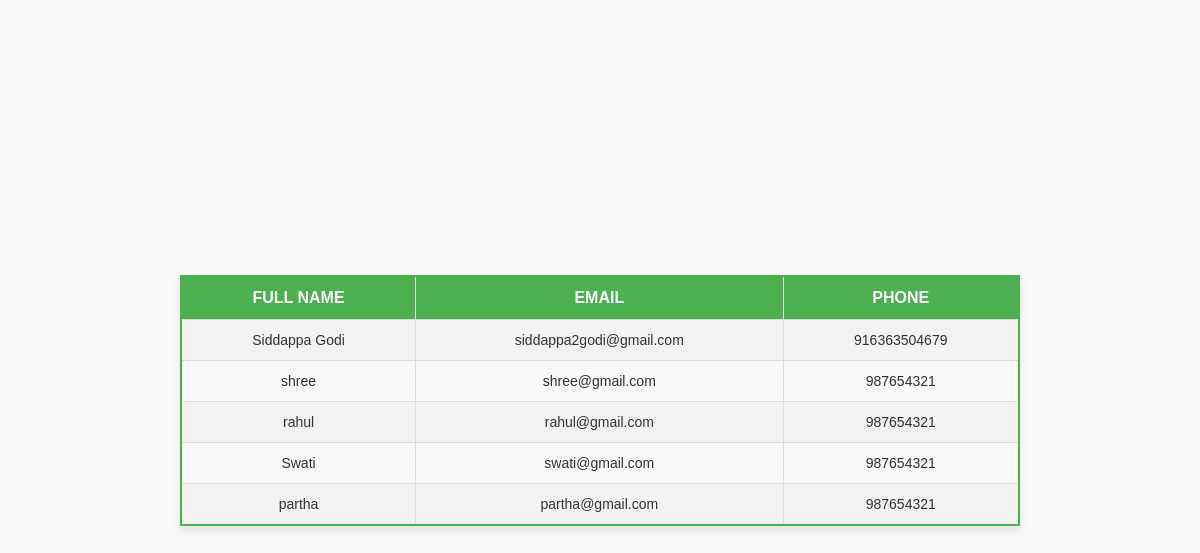
The app's page /info/ with its own data.
### secendapp/models.py (models this page shows)
class Information(models.Model):
    fullName = models.CharField(max_length=222)
    emial = models.EmailField(max_length=222)
    phone = models.CharField(max_length=15)  # Use CharField for phone numbers

### secendapp/views.py (the view)
# urls.py: path('info/', views.info),
def info(request):
    namelist = Information.objects.all()
    context = {
        'namelist': namelist,  # This will be a list of tuples
    }
    return render(request, 'Inquiry.html', context)

### template/Inquiry.html (shortened to what this page needs)
<!DOCTYPE html>
<html lang="en">
  <head>
  </head>
  <body>
    <table>
      <tr>
        <th>Full Name</th>
        <th>Email</th>
        <th>Phone</th>
      </tr>
      {% for i in namelist %}
      <tr>
        <td>{{ i.fullName }}</td>
        <td>{{ i.emial }}</td>
        <td>{{ i.phone }}</td>
      </tr>
      {% endfor %}
    </table>
  </body>
</html>

### template/Inquiry.html (style rules this page uses)
body { font-family: Arial, sans-serif; background-color: #f9f9f9; margin: 0; padding: 0; display: flex; justify-content: center; align-items: center; min-height: 100vh; }
table { width: 70%; margin: 20px auto; border: 2px solid #4caf50; border-collapse: collapse; box-shadow: 0 4px 8px rgba(0, 0, 0, 0.1); }
th, td { border: 1px solid #ddd; padding: 12px 20px; text-align: center; }
th { background-color: #4caf50; color: white; font-weight: bold; text-transform: uppercase; }
tr:nth-child(even) { background-color: #f2f2f2; }
td { color: #333; font-size: 14px; }

### records on screen
Information: fullName "Siddappa Godi", emial "siddappa2godi@gmail.com", phone "916363504679"
Information: fullName "shree", emial "shree@gmail.com", phone "987654321"
Information: fullName "rahul", emial "rahul@gmail.com", phone "987654321"
Information: fullName "Swati", emial "swati@gmail.com", phone "987654321"
Information: fullName "partha", emial "partha@gmail.com", phone "987654321"
